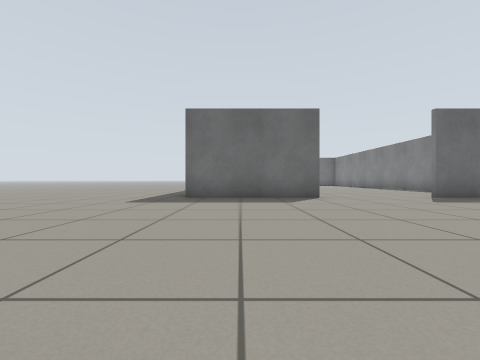
View 1 (above)

12 first-person views from a walk through a Gazebo world. The camera is 0.5 m above the floor, looks level and sees 90° across. The floor is counted in squares, 1 m on a side. Each view is taken from the middle of a square. On the plan, view 1 faces up. The plan holds only what a view shows up to about 9 squares ahead; the rest is blank.

View 2
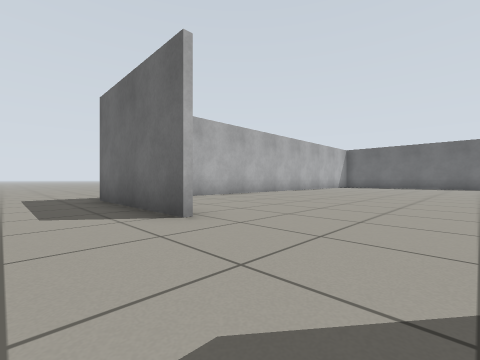

View 3
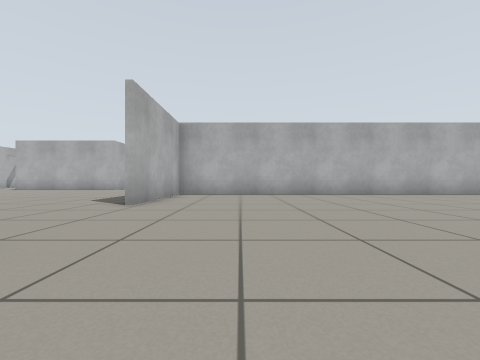

View 4
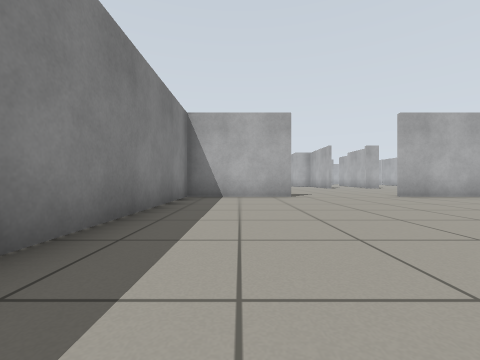

View 5
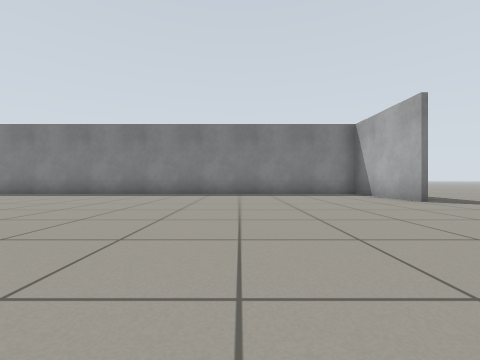

View 6
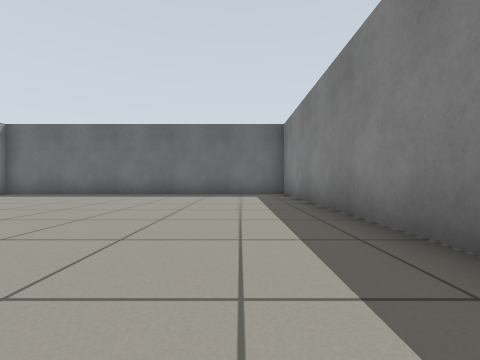

View 7
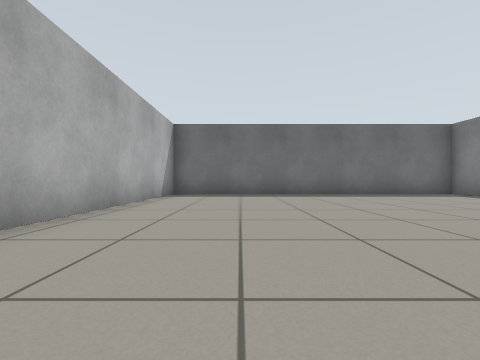

View 8
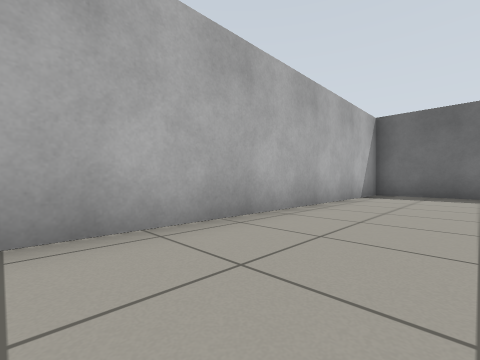

View 9
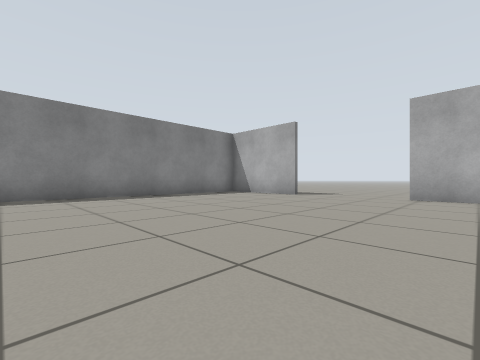

View 10
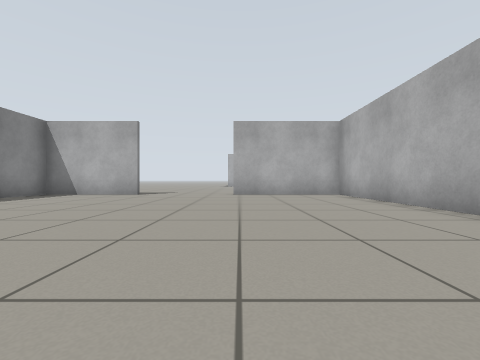

View 11
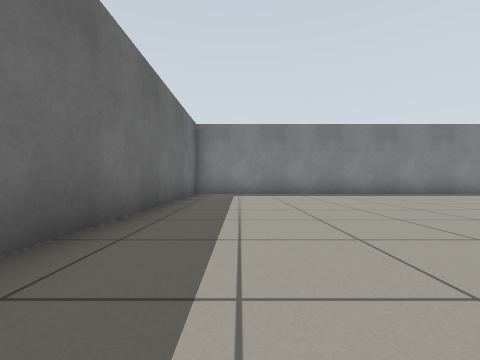

View 12
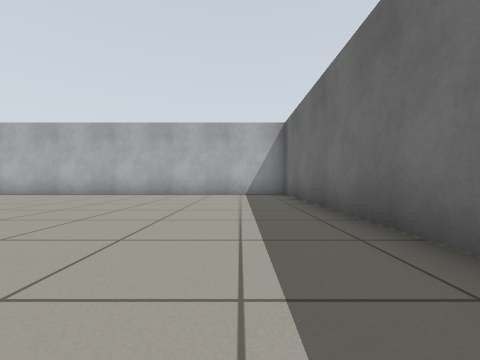

### Floor plan
Key: @ floor where view 1 was taken; # wall or solid block; . floor.
Columns run from 7 left of view 1 to 9 right of it. Each row starts with its distance up from view 1.
 22      ############
 21      #..........#
 20      #..........#
 19      #..........#
 18      #..........#
 17      #..........#
 16      #..........#
 15      #..........#
 14      #..........#
 13      #..........#
 12      #..........#
 11      #..........#
 10      #..........#
  9      #..........#
  8 .....#..........#
  7 .....#####...####
  6  ..............
  5  ..............
  4    .........
  3     .......
  2      .....
  1       ...
  0        @

Where each view was taken, in squares from view 1:
view 1: 0 up, 0 right, facing up
view 2: 5 up, 5 right, facing up-left
view 3: 9 up, 7 right, facing left
view 4: 14 up, 7 right, facing down
view 5: 11 up, 0 right, facing right
view 6: 13 up, 7 right, facing up
view 7: 13 up, 1 right, facing up
view 8: 13 up, 1 right, facing up-left
view 9: 14 up, 1 right, facing down-right
view 10: 15 up, 2 right, facing down
view 11: 20 up, 0 right, facing right
view 12: 20 up, 7 right, facing left
